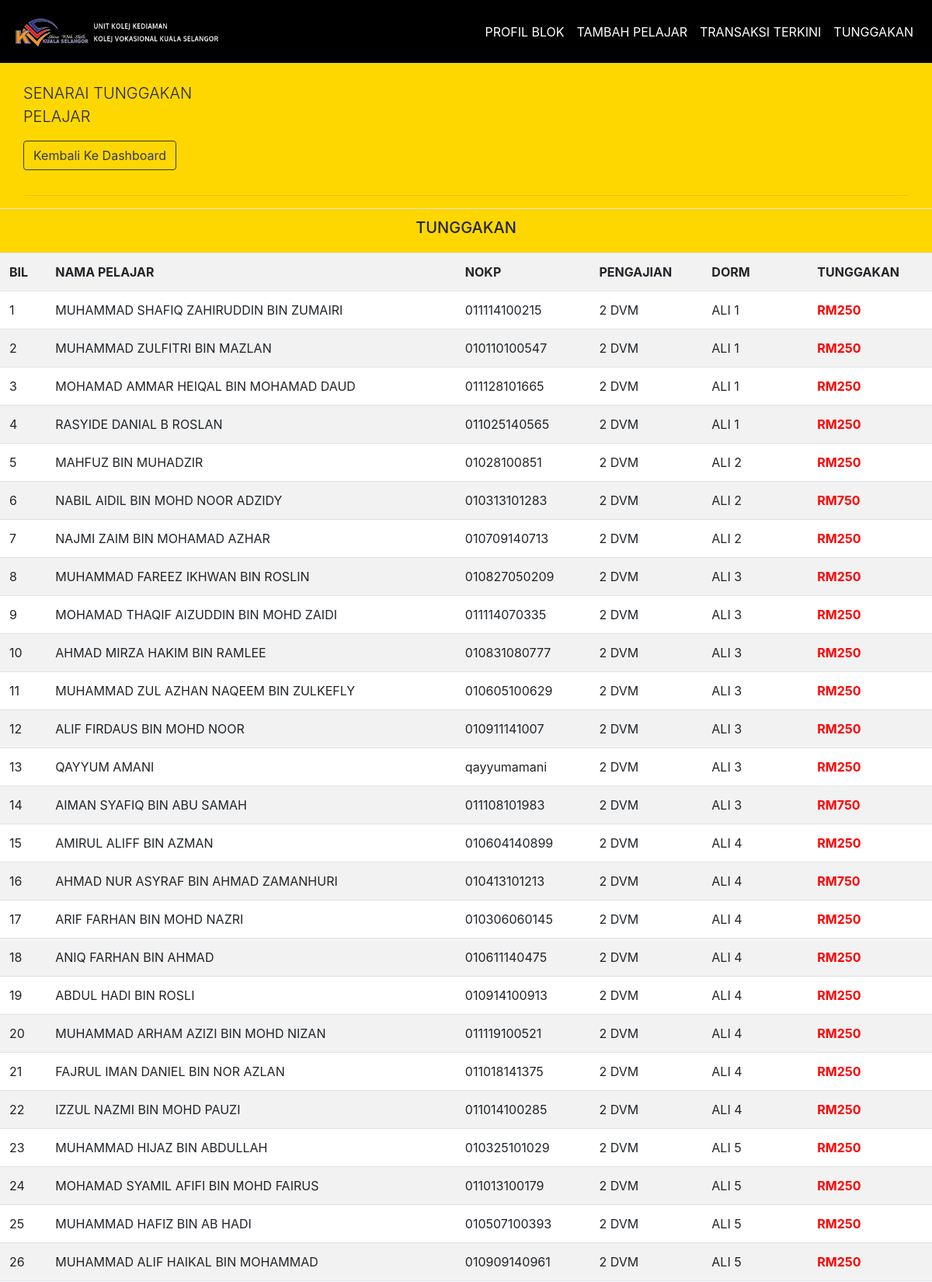
Page /warden_tunggakan.php (upper part) on the committed database.
### tables this page shows
CREATE TABLE `pelajar` (
  `id` bigint(20) NOT NULL,
  `nama` varchar(300) NOT NULL,
  `nokp` varchar(12) NOT NULL,
  `pswd` varchar(4) NOT NULL,
  `bayaran` varchar(100) NOT NULL,
  `program` varchar(100) NOT NULL,
  `dorm` varchar(100) NOT NULL,
  `pengajian` varchar(100) NOT NULL,
  `pendaftar` varchar(300) NOT NULL,
  `tahun` year(4) NOT NULL
);

### warden_tunggakan.php (the view, shortened to what this page needs)
<?php
	include 'config.php';
?>
<!DOCTYPE html>
<html>
<head>
  <link rel="stylesheet" href="https://stackpath.bootstrapcdn.com/bootstrap/4.4.1/css/bootstrap.min.css">
</head>
<body>
    <nav class="navbar navbar-expand-sm navbar-light sticky-top" style="background-color: #000000; padding: 1rem; ">
      <img src="images/asrama1.png" class="navbar-brand img-fluid" width="270">
      <div class="collapse navbar-collapse" id="navbarMenu">
      <ul class="navbar-nav ml-auto">
        <li class="nav-item"><a href="profileblok.php" class="nav-link" style="color: white;">PROFIL BLOK</a></li>
        <li class="nav-item"><a href="addstudent.php" class="nav-link" style="color: white;">TAMBAH PELAJAR</a></li>
        <li class="nav-item"><a href="transaction.php" class="nav-link" style="color: white;">TRANSAKSI TERKINI</a></li>
        <li class="nav-item"><a href="warden_tunggakan.php" class="nav-link" style="color: white;">TUNGGAKAN</a></li>
      </ul>
      </div>
    </nav>
    <div class="container-fluid" style="background-color: #FFD700;">
    <div class="row mx-auto">
      <div class="col-xs-3 col-sm-3 col-md-3 col-lg-3 col-xl-3 padding">
        <br>
        <p class="lead padding">SENARAI TUNGGAKAN PELAJAR</p>
        <p><button type="button" class="btn btn-outline-dark" onclick="window.location='logout.php'">Kembali Ke Dashboard</button></p>
      </div>
      <div class="col-12">
        <hr>
      </div>
    </div>
  </div>
    <div class="table-responsive">
    <table class="table table-striped table-md">
      <thead class="thead-dark">
      <tr>
        <td colspan="6" scope="col" style="background-color: #FFD700;"><h5 style="text-align: center;">TUNGGAKAN</h3></td>
      </tr>
      </thead>
      <tr>
        <th>BIL</th>
        <th>NAMA PELAJAR</th>
        <th>NOKP</th>
        <th>PENGAJIAN</th>
        <th>DORM</th>
        <th>TUNGGAKAN</th>
      </tr>
      <?php
      $getTunggak = "SELECT * FROM pelajar WHERE bayaran > 0";
      $QueryDB = mysqli_query($connect,$getTunggak);
      $bil = 1;
      while ($row=mysqli_fetch_array($QueryDB)) {
        echo "
        <tr>
          <td>".$bil++."</td>
          <td>".$row['nama']."</td>
          <td>".$row['nokp']."</td>
          <td>".$row['pengajian']."</td>
          <td>".$row['dorm']."</td>
          <td style='color:red;font-weight:bold;'>RM".$row['bayaran']."</td>
        </tr>
        ";
      }
      ?>
    </table>
    </div>
</body>
</html>

### rows in the picture
pelajar: nama "MUHAMMAD SHAFIQ ZAHIRUDDIN BIN ZUMAIRI", nokp "011114100215", pengajian "2 DVM", dorm "ALI 1", bayaran "250"
pelajar: nama "MUHAMMAD ZULFITRI BIN MAZLAN", nokp "010110100547", pengajian "2 DVM", dorm "ALI 1", bayaran "250"
pelajar: nama "MOHAMAD AMMAR HEIQAL BIN MOHAMAD DAUD", nokp "011128101665", pengajian "2 DVM", dorm "ALI 1", bayaran "250"
pelajar: nama "RASYIDE DANIAL B ROSLAN", nokp "011025140565", pengajian "2 DVM", dorm "ALI 1", bayaran "250"
pelajar: nama "MAHFUZ BIN MUHADZIR", nokp "01028100851", pengajian "2 DVM", dorm "ALI 2", bayaran "250"
pelajar: nama "NABIL AIDIL BIN MOHD NOOR ADZIDY", nokp "010313101283", pengajian "2 DVM", dorm "ALI 2", bayaran "750"
pelajar: nama "NAJMI ZAIM BIN MOHAMAD AZHAR", nokp "010709140713", pengajian "2 DVM", dorm "ALI 2", bayaran "250"
pelajar: nama "MUHAMMAD FAREEZ IKHWAN BIN ROSLIN", nokp "010827050209", pengajian "2 DVM", dorm "ALI 3", bayaran "250"
pelajar: nama "MOHAMAD THAQIF AIZUDDIN BIN MOHD ZAIDI", nokp "011114070335", pengajian "2 DVM", dorm "ALI 3", bayaran "250"
pelajar: nama "AHMAD MIRZA HAKIM BIN RAMLEE", nokp "010831080777", pengajian "2 DVM", dorm "ALI 3", bayaran "250"
pelajar: nama "MUHAMMAD ZUL AZHAN NAQEEM BIN ZULKEFLY", nokp "010605100629", pengajian "2 DVM", dorm "ALI 3", bayaran "250"
pelajar: nama "ALIF FIRDAUS BIN MOHD NOOR", nokp "010911141007", pengajian "2 DVM", dorm "ALI 3", bayaran "250"
pelajar: nama "QAYYUM AMANI", nokp "qayyumamani", pengajian "2 DVM", dorm "ALI 3", bayaran "250"
pelajar: nama "AIMAN SYAFIQ BIN ABU SAMAH", nokp "011108101983", pengajian "2 DVM", dorm "ALI 3", bayaran "750"
pelajar: nama "AMIRUL ALIFF BIN AZMAN", nokp "010604140899", pengajian "2 DVM", dorm "ALI 4", bayaran "250"
pelajar: nama "AHMAD NUR ASYRAF BIN AHMAD ZAMANHURI", nokp "010413101213", pengajian "2 DVM", dorm "ALI 4", bayaran "750"
pelajar: nama "ARIF FARHAN BIN MOHD NAZRI", nokp "010306060145", pengajian "2 DVM", dorm "ALI 4", bayaran "250"
pelajar: nama "ANIQ FARHAN BIN AHMAD", nokp "010611140475", pengajian "2 DVM", dorm "ALI 4", bayaran "250"
pelajar: nama "ABDUL HADI BIN ROSLI", nokp "010914100913", pengajian "2 DVM", dorm "ALI 4", bayaran "250"
pelajar: nama "MUHAMMAD ARHAM AZIZI BIN MOHD NIZAN", nokp "011119100521", pengajian "2 DVM", dorm "ALI 4", bayaran "250"
pelajar: nama "FAJRUL IMAN DANIEL BIN NOR AZLAN", nokp "011018141375", pengajian "2 DVM", dorm "ALI 4", bayaran "250"
pelajar: nama "IZZUL NAZMI BIN MOHD PAUZI", nokp "011014100285", pengajian "2 DVM", dorm "ALI 4", bayaran "250"
pelajar: nama "MUHAMMAD HIJAZ BIN ABDULLAH", nokp "010325101029", pengajian "2 DVM", dorm "ALI 5", bayaran "250"
pelajar: nama "MOHAMAD SYAMIL AFIFI BIN MOHD FAIRUS", nokp "011013100179", pengajian "2 DVM", dorm "ALI 5", bayaran "250"
pelajar: nama "MUHAMMAD HAFIZ BIN AB HADI", nokp "010507100393", pengajian "2 DVM", dorm "ALI 5", bayaran "250"
pelajar: nama "MUHAMMAD ALIF HAIKAL BIN MOHAMMAD", nokp "010909140961", pengajian "2 DVM", dorm "ALI 5", bayaran "250"
